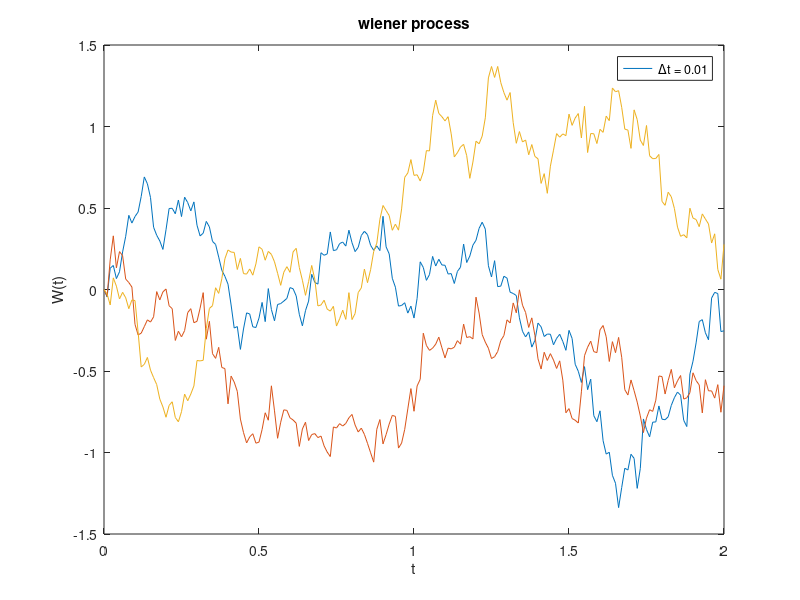

Recreate this plot in MATLAB.
fid = fopen('wiener_process_points_0.01.txt', 'r');format_spec = '%f %f %f %f';sizeA = [4 Inf];A = fscanf(fid, format_spec,sizeA);fclose(fid);A = A';n = A(:,1);x = A(:,2);y = A(:,3);z = A(:,4);plot(n,x);hold onplot(n,y);hold onplot(n,z);title('wiener process');legend('\Deltat = 0.01');xlabel('t');ylabel('W(t)');